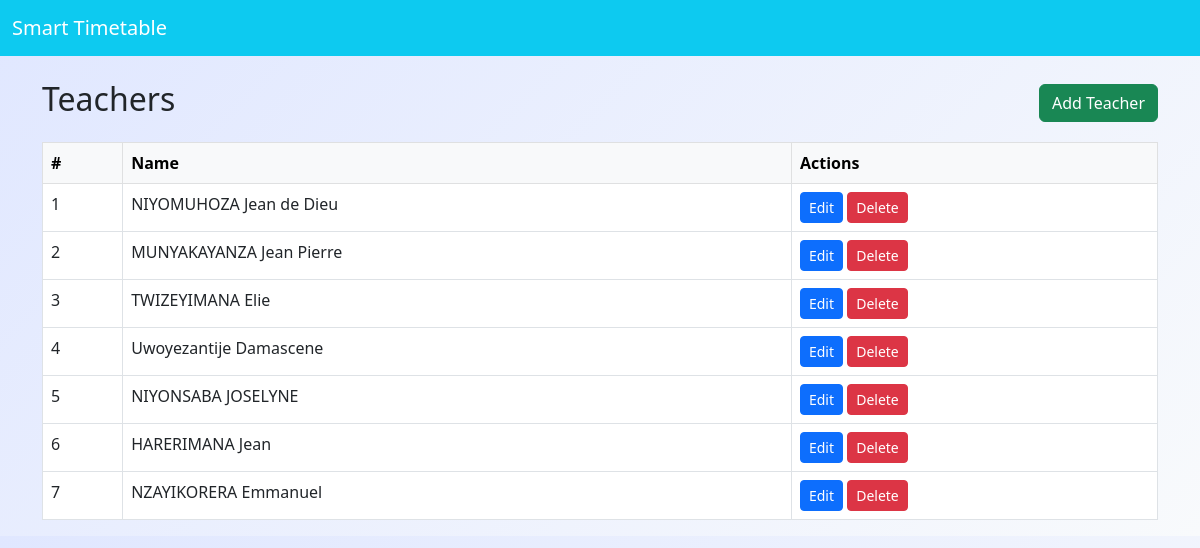
Page /admin/teachers.php on the committed database.
### tables this page shows
CREATE TABLE `teachers` (
  `id` int(11) NOT NULL,
  `name` varchar(100) NOT NULL
);

### admin/teachers.php (the view, shortened to what this page needs)
<?php
require_once '../includes/db.php';
$result = $conn->query("SELECT * FROM teachers ORDER BY id DESC");
$teachers = $result ? $result->fetch_all(MYSQLI_ASSOC) : [];
?>
<!DOCTYPE html>
<html lang="en">
<head>
    <link href="https://cdn.jsdelivr.net/npm/bootstrap@5.3.0/dist/css/bootstrap.min.css" rel="stylesheet">
    <link href="../assets/css/style.css" rel="stylesheet">
</head>
<body>
    <nav class="navbar navbar-expand-lg navbar-dark bg-info mb-4">
        <div class="container-fluid">
            <a class="navbar-brand" href="dashboard.php">Smart Timetable</a>
        </div>
    </nav>
    <div class="container">
        <div class="d-flex justify-content-between align-items-center mb-3">
            <h2>Teachers</h2>
            <button class="btn btn-success" data-bs-toggle="modal" data-bs-target="#addModal">Add Teacher</button>
        </div>
        <table class="table table-bordered table-hover bg-white">
            <thead class="table-light">
                <tr>
                    <th>#</th>
                    <th>Name</th>
                    <th>Actions</th>
                </tr>
            </thead>
            <tbody>
                <?php foreach ($teachers as $i => $teacher): ?>
                <tr>
                    <td><?= $i+1 ?></td>
                    <td><?= htmlspecialchars($teacher['name']) ?></td>
                    <td>
                        <button class="btn btn-sm btn-primary" data-bs-toggle="modal" data-bs-target="#editModal<?= $teacher['id'] ?>">Edit</button>
                        <form method="post" action="" style="display:inline-block">
                            <button type="submit" name="delete" class="btn btn-sm btn-danger" onclick="return confirm('Delete this teacher?')">Delete</button>
                        </form>
                    </td>
                </tr>
                <?php endforeach; ?>
            </tbody>
        </table>
    </div>
</body>
</html>

### assets/css/style.css (style rules this page uses)
body { background: linear-gradient(135deg, #e0e7ff 0%, #f8fafc 100%); }

### rows in the picture
teachers: name "NIYOMUHOZA Jean de Dieu"
teachers: name "MUNYAKAYANZA Jean Pierre"
teachers: name "TWIZEYIMANA Elie"
teachers: name "Uwoyezantije Damascene"
teachers: name "NIYONSABA JOSELYNE"
teachers: name "HARERIMANA Jean"
teachers: name "NZAYIKORERA Emmanuel"
